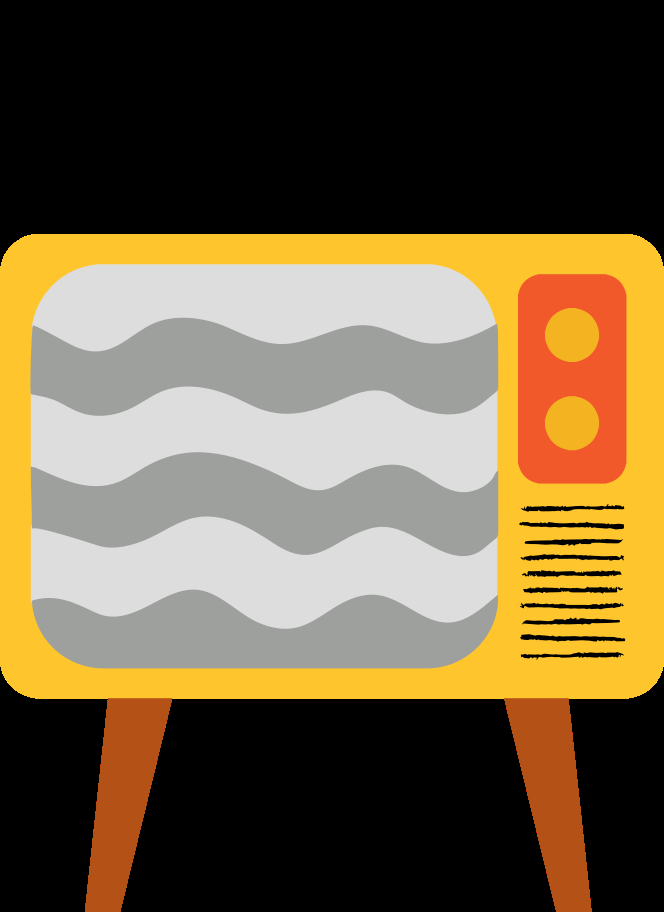
#> input picture tv.png, 664 x 912 px, found by its file name
$ jupyter execute noisyTV.ipynb
#> lines starting #> are read from the running program, lines starting #| are printed output that depends on the picture; after the words box and inside, x2 and y2 are one past the last pixel; in counts of white or black regions, pixels touching at a corner belong together
[cell 1]
import cv2
import numpy as np
import matplotlib.pyplot as plt
import random
import cv2
import imageio

[cell 2]
tv=cv2.imread('D:/PyClass/PyCourse-27/tv.png',cv2.IMREAD_GRAYSCALE)
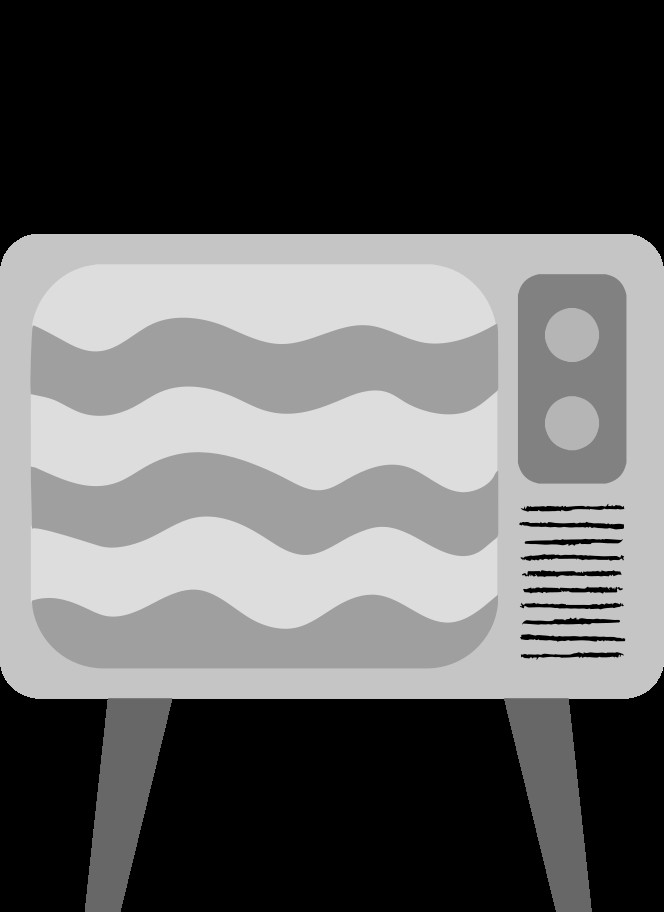
#> tv: shape (912, 664); min 0, max 225, mean 98.5
screen=tv[265:665,40:490]
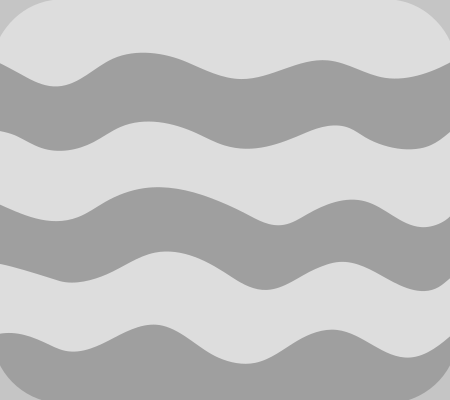
#> screen: shape (400, 450); min 159, max 221, mean 191.7

[cell 3]
def sp_noise(image,prob):
    '''
    Add salt and pepper noise to image
    prob: Probability of the noise
    '''
#> called with prob = 0.05
    output = np.zeros(image.shape,np.uint8)
    thres = 1- prob
    for i in range(image.shape[0]):
        for j in range(image.shape[1]):
            rdn = random.random()
            if rdn < prob:
                output[i][j] = 0
            elif rdn > thres:
                output[i][j] = 255
            else:
                output[i][j] = image[i][j]
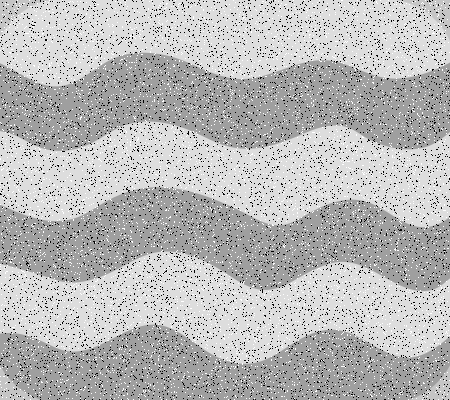
#> output: shape (400, 450); min 0, max 255, mean 185.2
    return output

[cell 4]
images = []
for i in range(30):
    tv=cv2.imread('D:/PyClass/PyCourse-27/tv.png',cv2.IMREAD_GRAYSCALE)
    screen=tv[265:665,40:490]
    noise_screen = sp_noise(screen,0.05)
    tv[265:665,40:490]=noise_screen
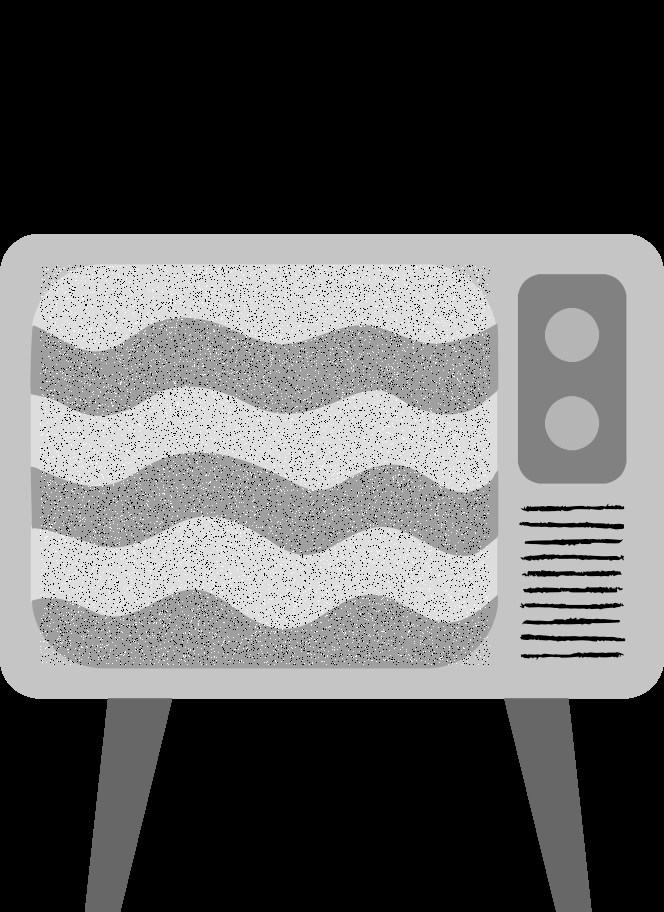
#> tv: shape (912, 664); 2.99% of pixels changed, all inside (x1, y1, x2, y2) = (40, 265, 490, 665)
    images.append(tv)

imageio.mimwrite('animated_noise.gif', images)
